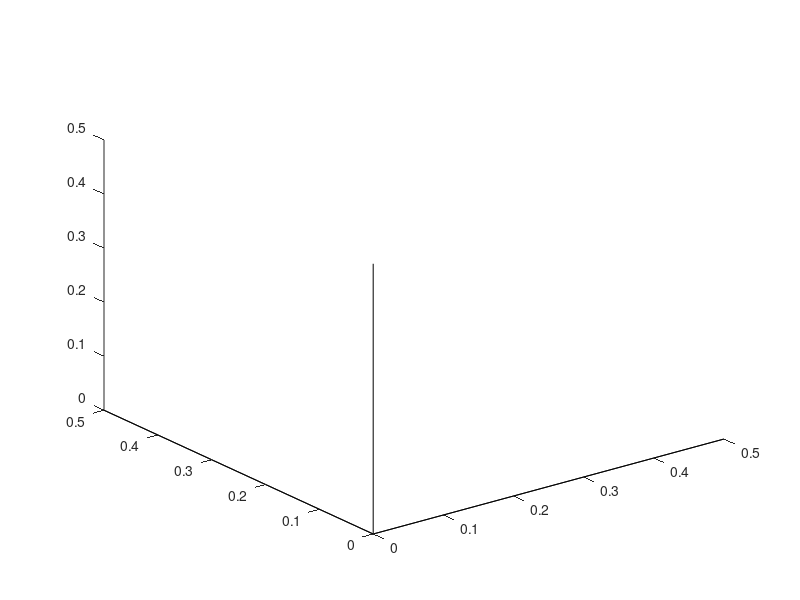

Recreate this plot in MATLAB. (Note: this script raises an error after producing the figure.)
% script to plot a mooring element with angles
clear all
r1=[0 0.65];
r2=[0 0.75];
phi=[50*pi/180 30*pi/180];
theta=[50*pi/180 30*pi/180];
%
clf
a=0.5;
plot3([0 a NaN 0 0 NaN 0 0],[0 0 NaN 0 a NaN 0 0],[0 0 NaN 0 0 NaN 0 a],'k');
arrow([0 0 0],[0 0 a],'NormalDir',[1 0 1],'Length',18);
arrow([0 0 0],[0 a 0],'NormalDir',[1 0 1],'Length',12);
arrow([0 0 0],[a 0 0],'NormalDir',[1 1 0],'Length',18);
text(0,0,a*1.1,'Z');
text(-0.2*a,a,0,'Y');
text(a*1.1,0,0,'X');
hold on
x1=r1*cos(theta(1))*sin(phi(1));
y1=r1*sin(theta(1))*sin(phi(1));
z1=r1*cos(phi(1));
h=plot3(x1,y1,z1,'Linewidth',4);
plot3(x1,y1,[0 0],':k');
plot3([x1(2) x1(2)],[y1(2) y1(2)],[0 z1(2)],':k');
view(60,30);
set(gca,'Visible','off')
arc([0 0 0],[0 0 a],[x1(2) y1(2) z1(2)],a/2);
text(a/7,a/7,a/1.75,'\psi_{i+1}');
arc([0 0 0],[a 0 0],[x1(2) y1(2) 0],a/2);
text(a/1.8,a/4,0,'\theta_{i+1}');
arrow([0 0 0],-[x1(2)/4 y1(2)/4 z1(2)/4]);
text(-x1(2)/4,-y1(2)/4,-(z1(2)/4+a/6),'T_{i+1}');
%
x2=r2*cos(theta(2))*sin(phi(2));
y2=r2*sin(theta(2))*sin(phi(2));
z2=r2*cos(phi(2));
plot3([0 a NaN 0 0 NaN 0 0]+x1(2),[0 0 NaN 0 a NaN 0 0]+y1(2),[0 0 NaN 0 0 NaN 0 a]+z1(2),'k');
arrow([x1(2) y1(2) z1(2)],[x1(2) y1(2) z1(2)+a],'NormalDir',[1 0 1],'Length',10);
arrow([x1(2) y1(2) z1(2)],[x1(2) y1(2)+a z1(2)],'NormalDir',[1 0 1],'Length',10);
arrow([x1(2) y1(2) z1(2)],[x1(2)+a y1(2) z1(2)],'NormalDir',[1 1 0],'Length',10);
h=plot3(x2+x1(2),y2+y1(2),z2+z1(2),'Linewidth',4);
plot3(x2+x1(2),y2+y1(2),[0 0]+z1(2),':k');
plot3([x2(2) x2(2)]+x1(2),[y2(2) y2(2)]+y1(2),[0 z2(2)]+z1(2),':k');
arc([x1(2) y1(2) z1(2)],[x1(2) y1(2) z1(2)+a],[x2(2)+x1(2) y2(2)+y1(2) z2(2)+z1(2)],a/2);
text(a/12+x1(2),a/12+y1(2),a/1.75+z1(2),'\psi_i');
arc([x1(2) y1(2) z1(2)],[x1(2)+a y1(2) z1(2)],[x2(2)+x1(2) y2(2)+y1(2) z1(2)],a/2);
text(a/1.6+x1(2),a/8+y1(2),0+z1(2),'\theta_i');
arrow([x1(2)+x2(2) y1(2)+y2(2) z1(2)+z2(2)],[x1(2)+x2(2)+x2(2)/4 y1(2)+y2(2)+y2(2)/4 z1(2)+z2(2)+z2(2)/4],'Length',8);
text(x1(2)+x2(2)+x2(2)/4,y1(2)+y2(2)+y2(2)/4,z1(2)+z2(2)+z2(2)/4+a/6,'T_i');
axis equal
rotate3d on

% fini
